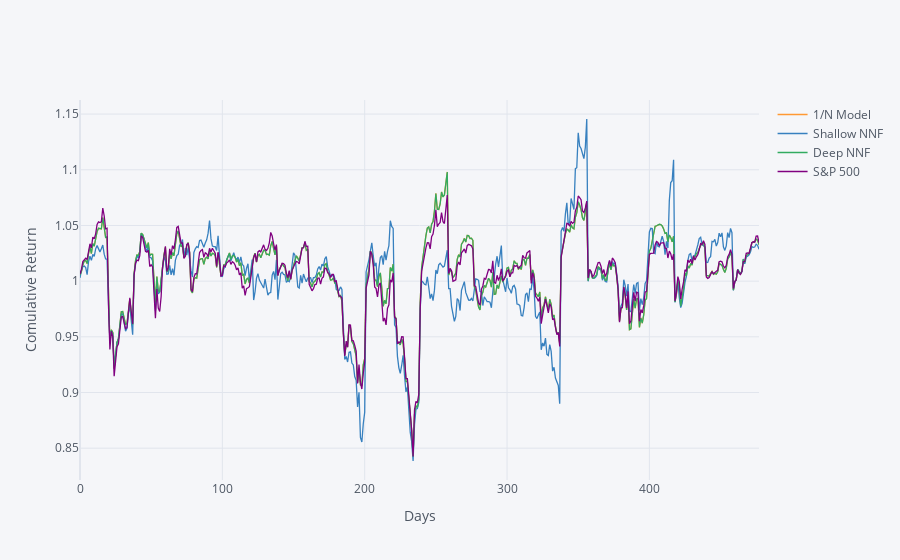

Notebook cell for this chart:
### Code cell
# importing a module for better and more interactive plot
import cufflinks as cf
cf.set_config_file(offline = True)

'''
plotting deep nnf, shallow nnf and, 1/n model performance on the test dataset, compare them with
index (s&p) for better understanding
'''
plot_test.iplot(xTitle='Days', yTitle='Comulative Return')

### Figure 1 — Plotly figure (JSON) as saved in the notebook; plotly's stock layout.template omitted (floating-point values rounded to 4 significant figures; data arrays with more than 128 entries replaced by an {"elided": "..."} marker saying what was removed)
{"data": [{"line": {"color": "rgba(255, 153, 51, 1.0)", "dash": "solid", "shape": "linear", "width": 1.3}, "mode": "lines", "name": "1/N Model", "text": "", "type": "scatter", "x": {"elided": "478 int values"}, "y": {"elided": "478 float values"}}, {"line": {"color": "rgba(55, 128, 191, 1.0)", "dash": "solid", "shape": "linear", "width": 1.3}, "mode": "lines", "name": "Shallow NNF", "text": "", "type": "scatter", "x": {"elided": "478 int values"}, "y": {"elided": "478 float values"}}, {"line": {"color": "rgba(50, 171, 96, 1.0)", "dash": "solid", "shape": "linear", "width": 1.3}, "mode": "lines", "name": "Deep NNF", "text": "", "type": "scatter", "x": {"elided": "478 int values"}, "y": {"elided": "478 float values"}}, {"line": {"color": "rgba(128, 0, 128, 1.0)", "dash": "solid", "shape": "linear", "width": 1.3}, "mode": "lines", "name": "S&P 500", "text": "", "type": "scatter", "x": {"elided": "478 int values"}, "y": {"elided": "478 float values"}}], "layout": {"legend": {"bgcolor": "#F5F6F9", "font": {"color": "#4D5663"}}, "paper_bgcolor": "#F5F6F9", "plot_bgcolor": "#F5F6F9", "title": {"font": {"color": "#4D5663"}}, "xaxis": {"gridcolor": "#E1E5ED", "showgrid": true, "tickfont": {"color": "#4D5663"}, "title": {"font": {"color": "#4D5663"}, "text": "Days"}, "zerolinecolor": "#E1E5ED"}, "yaxis": {"gridcolor": "#E1E5ED", "showgrid": true, "tickfont": {"color": "#4D5663"}, "title": {"font": {"color": "#4D5663"}, "text": "Comulative Return"}, "zerolinecolor": "#E1E5ED"}}}
